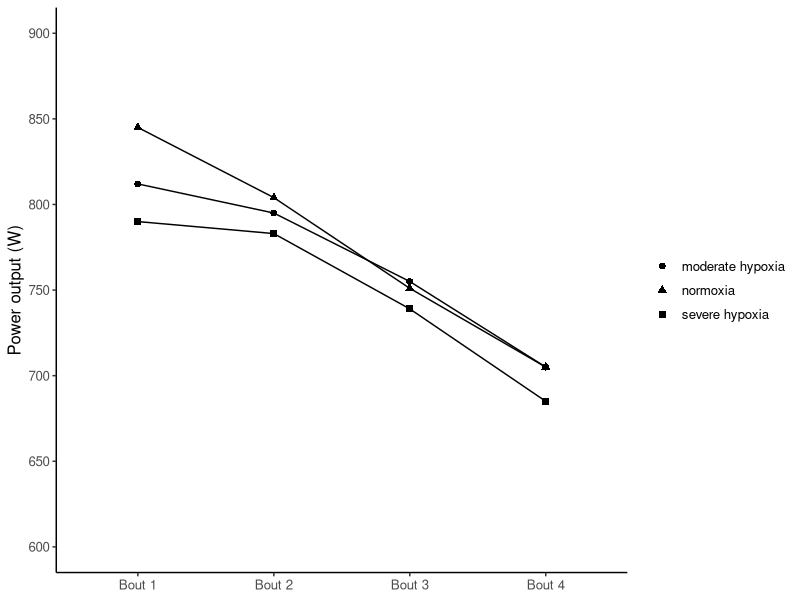
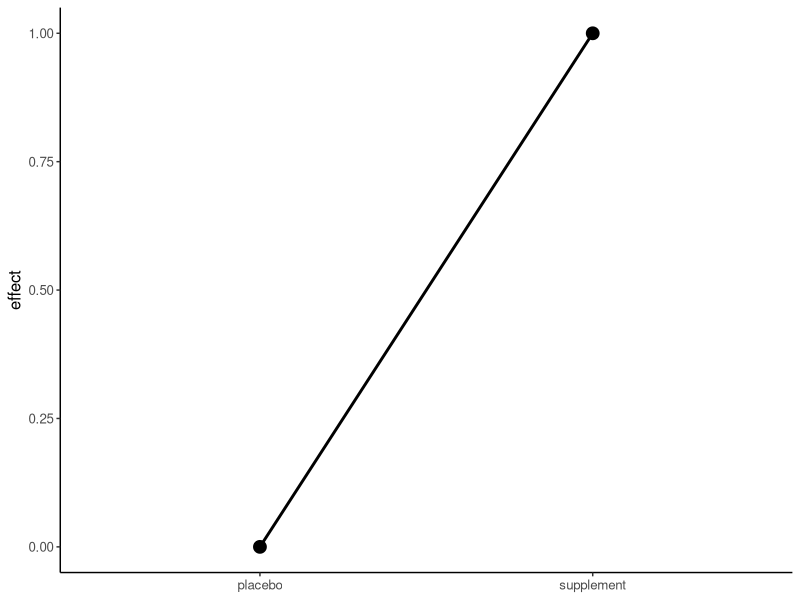
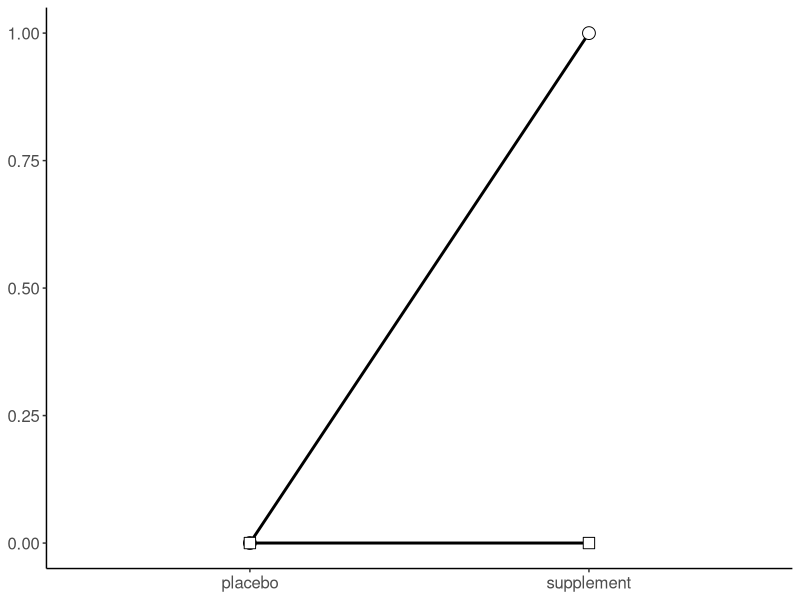
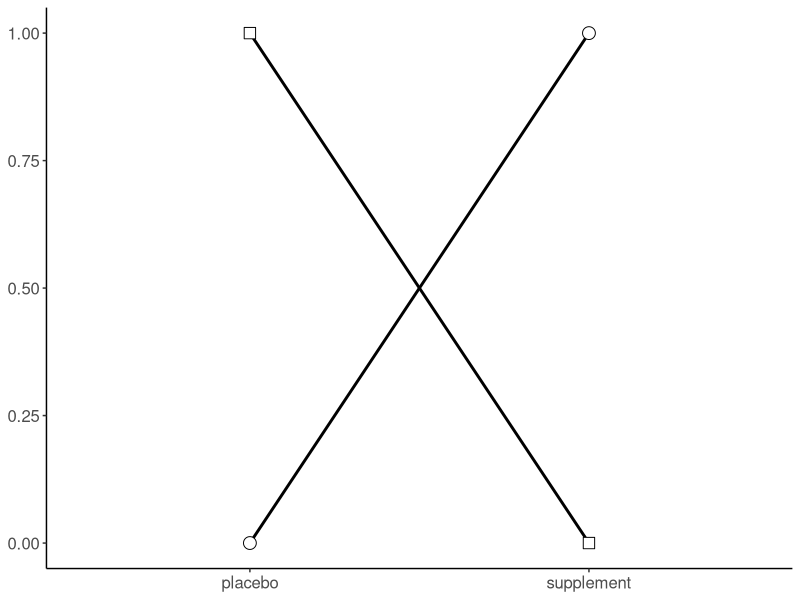
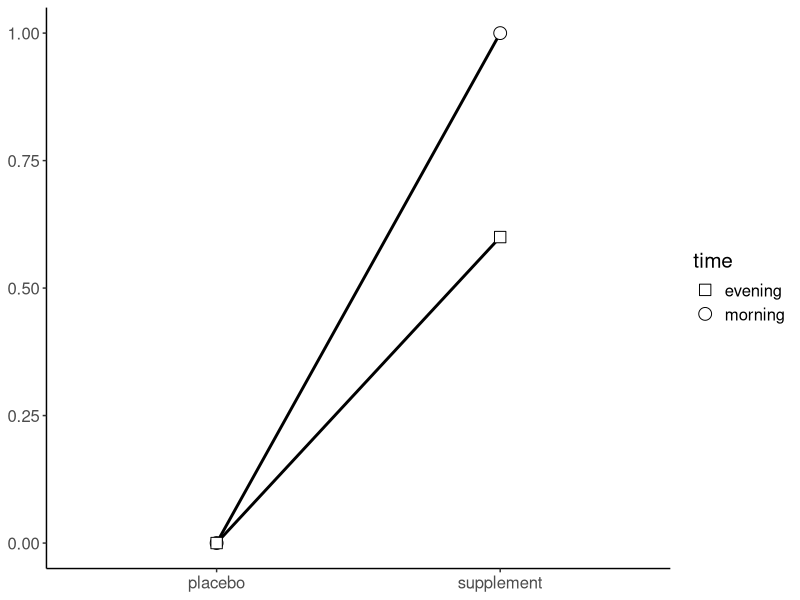

Write R code to recreate these figures, in order.
## ---- chunk 1
#| echo: false
#| message: false
#| warning: false
#| label: fig-fig1.1
#| fig-cap: "Pattern of means reported across 4 bouts and experimental condition. Figure 1 has been created using the means reported in Table 1 of the original study (Kon et al. 2015), from which the effect size (3.18) was derived."
#| fig-width: 6
#| fig-height: 3

# Load packages
library(patchwork)
library(ggplot2)
library(here)

# Simulate data
df <- data.frame(
  intervention = factor(c("normoxia", "moderate hypoxia", "severe hypoxia",
                          "normoxia", "moderate hypoxia", "severe hypoxia",
                          "normoxia", "moderate hypoxia", "severe hypoxia",
                          "normoxia", "moderate hypoxia", "severe hypoxia")),
  time = factor(c("Bout 1", "Bout 1", "Bout 1",
                  "Bout 2", "Bout 2", "Bout 2",
                  "Bout 3", "Bout 3", "Bout 3",
                  "Bout 4", "Bout 4", "Bout 4"), 
                levels = c("Bout 1", "Bout 2", "Bout 3", "Bout 4")),
  effect = c(845, 812, 790, 804, 795, 783, 751, 755, 739, 705, 705, 685))

# Plot with color-blind friendly palette
ggplot(data = df, aes(x = time, 
                       y = effect, 
                       group = intervention, 
                       shape = intervention)) +
  geom_line(size = 0.5) +
  geom_point(size = 2, fill = "white") +
  xlab(NULL) +
  ylab("Power output (W)") +
  scale_y_continuous(limits = c(600, 900), 
                     breaks = seq(600, 900, by = 50)) +
  theme(legend.title = element_blank(),  
        legend.position = "right", 
        panel.grid.major = element_blank(), 
        panel.grid.minor = element_blank(),
        panel.background = element_blank(), 
        axis.line = element_line(colour = "black")) +
  theme(text = element_text(size = 12))
## ---- chunk 2
#| echo: false
#| message: false
#| warning: false
#| label: fig-fig1.2
#| fig-cap: "Illustration of a simple effect and three types of interaction. (a) shows a simple effect comparing two experimental conditions. (b) depicts an ordinal interaction, where intake time suppresses the effect of the supplement. (c) depicts a disordinal interaction, where intake time reverses the effect of the supplement. (d) depicts an attenuated interaction, where intake time reduces the effect of the supplement."
#| fig-subcap: true
#| fig-subrefs: true
#| layout-ncol: 4
#| fig-align: center
#| fig-show: hold
#| fig-height: 3
#| fig-width: 4

# Load packages
library(patchwork)
library(ggplot2)

# Simple effect
df1 <- data.frame(treatment = factor(c("supplement","placebo")),
                 effect = c(1, 0))

simple_effect <- ggplot(data = df1, aes(x = treatment, 
                                        y = effect, 
                                        group = 1)) +
  geom_line(size = 1) +
  geom_point(size = 4, fill = "white") +
  xlab(NULL) +
  scale_shape_manual(values =c (22,21)) +
  theme(panel.grid.major = element_blank(),
        panel.grid.minor = element_blank(),
        panel.background = element_blank(), 
        axis.line = element_line(colour = "black")) +
  theme(text=element_text(size=12))

# disordinal interaction
df2 <- data.frame(treatment = factor(c("supplement",
                                       "supplement",
                                       "placebo",
                                       "placebo")),
                 time = factor(c("morning",
                                 "evening",
                                 "morning",
                                 "evening")),
                 effect = c(1, 0.0, 0.0, 1))

disordinal <- ggplot(data = df2, aes(x = treatment, 
                                     y = effect, 
                                     group = time, 
                                     shape = time)) +
  geom_line(size = 1) +
  geom_point(size = 4, fill = "white") +
  xlab(NULL) +
  ylab(NULL) +
  scale_shape_manual(values=c(22,21)) +
  theme(legend.position = "none", 
        panel.grid.major = element_blank(), 
        panel.grid.minor = element_blank(),
        panel.background = element_blank(), 
        axis.line = element_line(colour = "black")) +
  theme(text=element_text(size=15))

# grand mean = (1 + 0 + 0 + 1) / 4 = 0.5
# Marginal mean for supplement:morning = 1 - (0.5 + (0.5 - 0.5) + (0.5 - 0.5)) = 0.5
# Marginal mean for supplement:evening = 0 - (0.5 + (0.5 - 0.5) + (0.5 - 0.5)) = -0.5
# Marginal mean for placebo:morning = 0 - (0.5 + (0.5 - 0.5) + (0.5 - 0.5)) = -0.5
# Marginal mean for placebo:evening = 1 - (0.5 + (0.5 - 0.5) + (0.5 - 0.5)) = 0.5

# ordinal interaction
df3 <- data.frame(treatment = factor(c("supplement",
                                       "supplement",
                                       "placebo",
                                       "placebo")),
                 time = factor(c("morning",
                                 "evening",
                                 "morning",
                                 "evening")),
                 effect = c(1, 0.0, 0.0, 0))

ordinal <- ggplot(data = df3, aes(x = treatment, 
                                  y = effect, 
                                  group = time, 
                                  shape = time)) +
  geom_line(size = 1) +
  geom_point(size = 4, fill = "white") +
  xlab(NULL) +
  ylab(NULL) +
  scale_shape_manual(values=c(22,21)) +
  theme(legend.position = "none", 
        panel.grid.major = element_blank(), 
        panel.grid.minor = element_blank(),
        panel.background = element_blank(), 
        axis.line = element_line(colour = "black")) +
  theme(text=element_text(size=15))

# grand mean = (1 + 0 + 0 + 0) / 4 = 0.25
# Marginal mean for supplement:morning = 1 - (0.25 + (0.5 - 0.25) + (0.5 - 0.25)) = 0.25
# Marginal mean for supplement:evening = 0 - (0.25 + (0.5 - 0.25) + (0 - 0.25)) = -0.25
# Marginal mean for placebo:morning = 0 - (0.25 + (0 - 0.25) + (0.5 - 0.25)) = -0.25
# Marginal mean for placebo:evening = 0 - (0.25 + (0. - 0.25) + (0 - 0.25)) = 0.25

# attenuated interaction
df4 <- data.frame(treatment = factor(c("supplement",
                                       "supplement",
                                       "placebo",
                                       "placebo")),
                 time = factor(c("morning",
                                 "evening",
                                 "morning",
                                 "evening")),
                 effect = c(1, 0.6, 0.0, 0.0))

attenuated <- ggplot(data = df4, aes(x = treatment, 
                                     y = effect, 
                                     group = time, 
                                     shape = time)) +
  geom_line(size = 1) +
  geom_point(size = 4, fill = "white") +
  xlab(NULL) +
  ylab(NULL) +
  scale_shape_manual(values=c(22,21)) +
  theme(panel.grid.major = element_blank(), 
        panel.grid.minor = element_blank(),
        panel.background = element_blank(), 
        axis.line = element_line(colour = "black")) +
  theme(text=element_text(size=15))

simple_effect
ordinal
disordinal
attenuated
